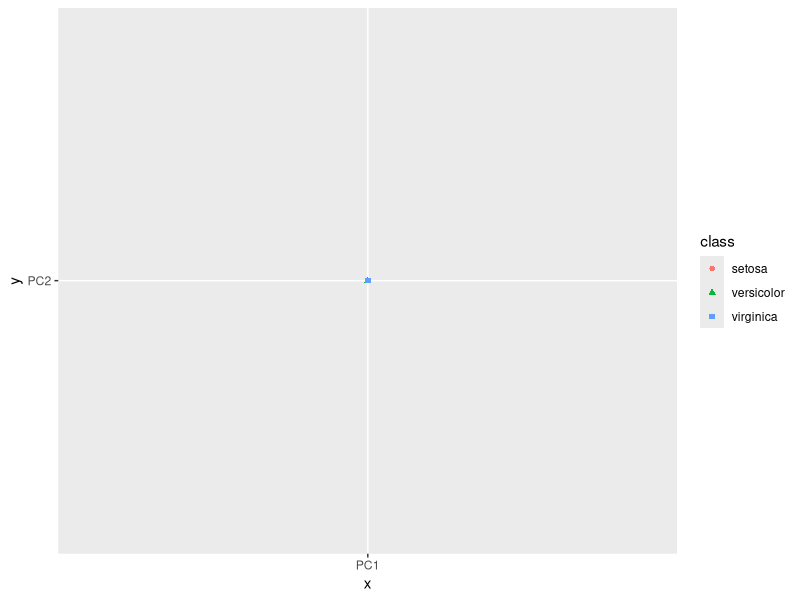

Here is the R script that generated this plot: (Note: this script raises an error after producing the figure.)
# You need these packages for the example to run
install.packages("randomForest")
library(randomForest)
library(ROCR)
library(MASS)
library(ggplot2)
#Scaling of the data (iris data with 4 variables and 3 classes)
log <- log10(iris[,1:4])
data2<-scale(log, center = TRUE, scale = TRUE)
class<-iris[,5]
#PCA analysis

pca<-prcomp(data2, center = FALSE, scale = FALSE)
#calculating %variance
variance_PC<-100*pca$sdev^2/sum(pca$sdev^2)
#Add plotting 
PCA_scores<-data.frame(pca$x)
ggplot(PCA_scores[,1:2],aes(x='PC1', y='PC2', shape=class, color=class)) +geom_point()
#COmparing PCA and URF
Iris.urf <- randomForest(data2)
crowsD<-nrow(Iris.urf$proximity)
R = do.call(cbind, rep(list(rowMeans(Boston.urf$proximity)), crowsD))
C = do.call(cbind, rep(list(colMeans(Boston.urf$proximity)), crowsD))
Doublecenter <-Iris$proximity-M-R-mean(Boston.urf$proximity[])
PCA_URF<-prcomp(Doublecenter)
scores<-data.frame(PCA_URF$x[,1:2])
ggplot(scores[,1:2], aes(x=PC1, y=PC2, shape=class, color=class)) + geom_point()
